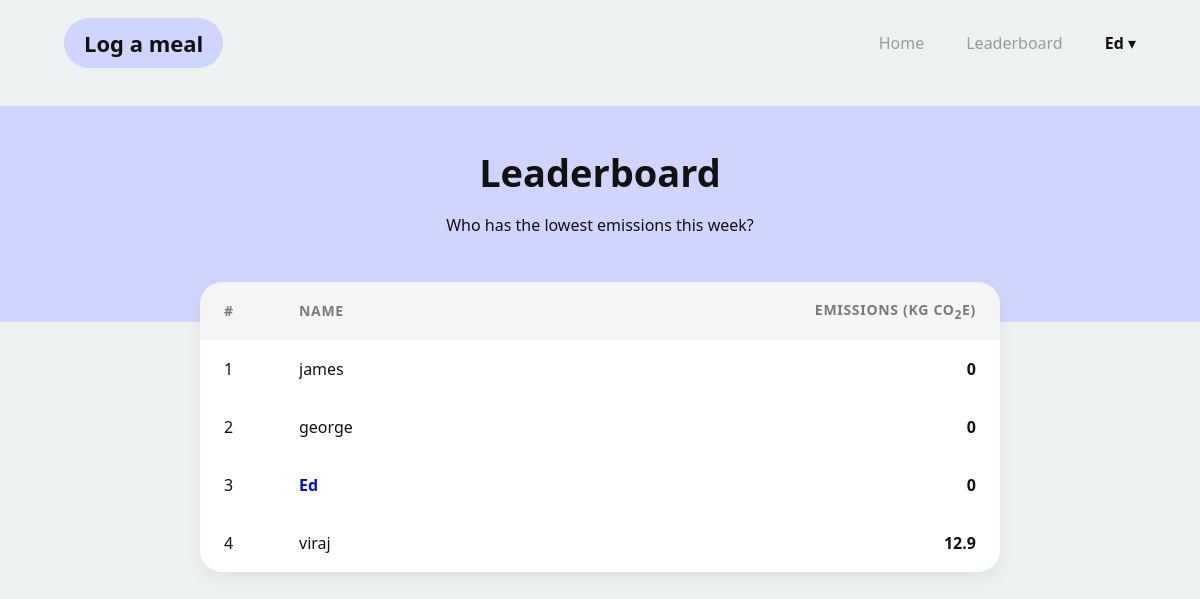
Page /leaderboard (signed in) on the earlier database version.
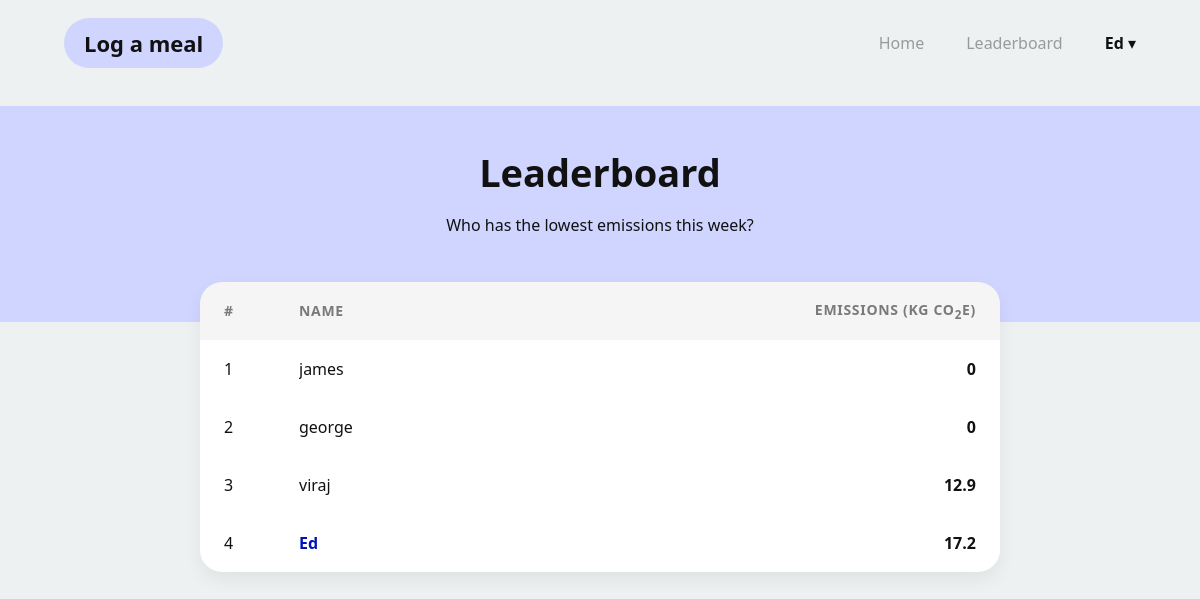
Same page on the later database version.
### app/models.py (models this page shows, shortened)
class User(db.Model, UserMixin):
    __tablename__ = 'users'
    id: so.Mapped[int] = so.mapped_column(primary_key=True)
    username: so.Mapped[str] = so.mapped_column(sa.String(63), index=True, unique=True)
    email: so.Mapped[str] = so.mapped_column(sa.String(119), index=True, unique=True)
    password_hash: so.Mapped[Optional[str]] = so.mapped_column(sa.String(255))
    weekly_score: so.Mapped[int] = so.mapped_column(sa.Integer, index=True, default=0)
    meals: so.Mapped[list['Meal']] = so.relationship(back_populates='user')

### app/routes.py (the view)
@app.route("/leaderboard")
@login_required
def leaderboard():
    seven_days_ago = datetime.now().date() - timedelta(days=7)
    all_users = User.query.all()
    leaderboard_list = []
    for user in all_users:
        rolling_total = sum(m.total_emissions for m in user.meals if m.date_added >= seven_days_ago)
        leaderboard_list.append((user.username, rolling_total))
    leaderboard_list.sort(key=lambda x: x[1])
    return render_template('LeaderboardPage.html', usernames=leaderboard_list)

### app/models.py (called while the page is built)
@login.user_loader
def load_user(id):
    return db.session.get(User, int(id))

### app/templates/LeaderboardPage.html (shortened to what this page needs)
{% extends "base.html" %}
{% block styles %}
<link rel="stylesheet" href="{{ url_for('static', filename='css/page_style.css') }}">
{% endblock %}
{% block content %}
<div class="dash">
    <div class="dash-hero">
        <h1 class="dash-title">Leaderboard</h1>
        <p class="dash-subtitle">Who has the lowest emissions this week?</p>
    </div>
    <div class="leaderboard">
        <div class="leaderboard-head">
            <div>#</div>
            <div>Name</div>
            <div>Emissions (kg CO<sub>2</sub>e)</div>
        </div>
        {% for username, score in usernames %}
        <div class="leaderboard-row">
            <div>{{ loop.index }}</div>
            <div class="{% if username == current_user.username %}current-user-highlight{% endif %}">
                {{ username }}
            </div>
            <div>{{ score|round(2) }}</div>
        </div>
        {% endfor %}
    </div>
</div>
{% endblock %}

### app/templates/base.html (shortened to what this page needs)
<!DOCTYPE html>
<html lang="en">
<head>
    <link rel="stylesheet" href="{{ url_for('static', filename='css/style.css') }}">
    {% block styles %}{% endblock %}
</head>
<body>
<header class="nav">
    <div class="nav-inner">
        <div class="nav-brand">
            {% if current_user.is_authenticated %}
            <a href="{{ url_for('log_meal') }}">Log a meal</a>
            {% else %}
            <a href="#" class="nav-link--disabled">Log a meal</a>
            {% endif %}
        </div>
        <nav class="nav-links">
            <a href="{{ url_for('index') }}">Home</a>
            {% if current_user.is_authenticated %}
            <a href="{{ url_for('leaderboard') }}">Leaderboard</a>
            <div class="nav-user-dropdown">
                <button class="dropdown-trigger">
                    <strong>{{ current_user.username }}</strong> ▾
                </button>
            </div>
            {% else %}
            <a href="{{ url_for('login') }}">Login</a>
            <a href="{{ url_for('signup') }}" class="nav-cta">Sign Up</a>
            {% endif %}
        </nav>
    </div>
</header>
{% block content %}
{% endblock %}
</body>
</html>

Differences in the rows shown:
changed User "Ed": weekly_score "0" → "17.2"
shown differently, row unchanged: User "viraj": moves up the list
